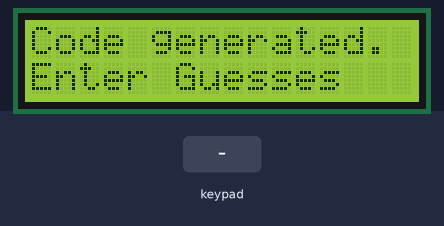
Recording of a sketch running on a simulated Arduino Uno, built with avr-gcc and run on an emulated ATmega328P. Parts: 16×2 character LCD. The test bench sets the inputs (shaded band). Random numbers use the default seed unless the sketch sets one; what the sketch prints to the serial monitor is not drawn.

Above: at 12.2 s.
14.4 s: keypad keys 3 2 1 0 # pressed 0.4 s apart
At 17.5 s:
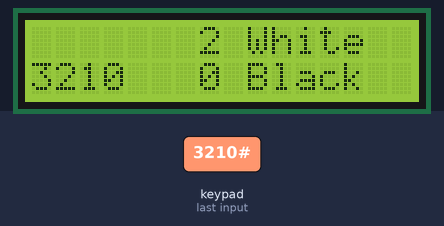
17.9 s: key '1' pressed
At 19.1 s:
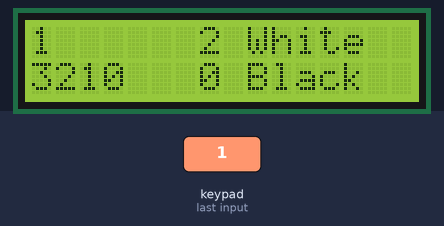
19.4 s: key '2' pressed
At 20.5 s:
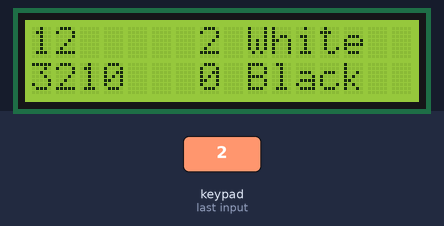
20.9 s: keypad keys 3 2 1 0 pressed 0.4 s apart
At 22.2 s:
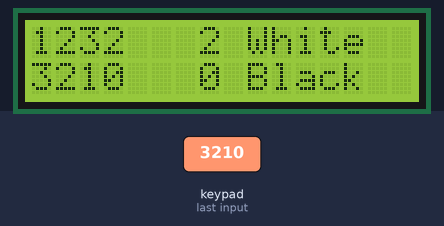
Timing chart, 0 to 23.9 s (numbered marks = the images above; inputs shaded):
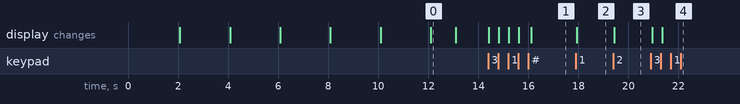

The sketch:

MasterMind.ino
```cpp
#include <Keypad.h>
#include <LiquidCrystal.h>
#include "Keypad.h"

LiquidCrystal lcd(7, 8, 9, 10, 11, 12); // pins for RS, E, DB4, DB5, DB6, DB7

const byte ROWS = 4;
const byte COLS = 3;
char keys[ROWS][COLS]=
  { {'1','2','3'},
    {'4','5','6' },
    {'7','8','9'},
    {'*','0','#'}};
byte rowPins[ROWS] = {3, 2, 1, 0};
byte colPins[COLS] = {6, 5, 4};

Keypad keypad = Keypad(makeKeymap(keys), rowPins, colPins, ROWS, COLS);
int z=0;


//code and its buffer
int code[4];
int codeBuffer[4];

//input and its buffer
int input[4] = {0,0,0,0};
int guess[4];

int turns = 10;
int wp = 0;
int bp = 0;
bool solved = false;

//The most difficult thing was discovering the fact that there were no such thing as local variables
//It took me about 2 days to figure out that was the reason most of my stuff was still untestable


void setup()
{
  int code[4];
  int codeBuffer[4];

//input and its buffer
  int input[4] = {0,0,0,0};
  int guess[4];

  int turns = 10;
  int wp = 0;
  int bp = 0;
  bool solved = false;
  Serial.begin(9600);
  lcd.begin(16, 2);
  randomSeed(analogRead(0));

  lcd.clear();
  lcd.setCursor(1,0);
  lcd.print("Welcome to");
  lcd.setCursor(3,1);
  lcd.print("Mastermind!");
  delay(2000);

  lcd.clear();
  lcd.setCursor(0,0);
  lcd.print("Black is correct");
  lcd.setCursor(3,1);
  lcd.print("number");
  delay(2000);

  lcd.clear();
  lcd.setCursor(0,0);
  lcd.print("White is correct");
  lcd.setCursor(3,1);
  lcd.print("num and position");
  delay(2000);

  lcd.clear();
  lcd.setCursor(0,0);
  lcd.print("* to reset guess");
  lcd.setCursor(0,1);
  lcd.print("# to enter guess");
  delay(2000);

  lcd.clear();
  lcd.setCursor(0,0);
  lcd.print("Enter only Nums in");
  lcd.setCursor(0,1);
  lcd.print("1 thru 6");
  delay(2000);

  lcd.clear();
  lcd.setCursor(0,0);
  lcd.print("10 Guesses total");
  lcd.setCursor(0,1);
  lcd.print("Have Fun!");
  delay(2000);

  generateCode();

  lcd.clear();
  lcd.setCursor(0,0);
  lcd.print("Code generated.");
  lcd.setCursor(0,1);
  lcd.print("Enter Guesses");
  delay(1000);
  lcd.clear();

  lcd.setCursor(0,0);
}

void generateCode()
{
  for (int i = 0; i < 4; i = i + 1)
  {
    code[i] = random(1,7);
    Serial.print(code[i]);
  }
}

void clue()
{
  wp = 0;
  bp = 0;
  //creates the buffers
  for (int i = 0; i < 4; i = i + 1)
  {
    //for whatever reason, 48 is the correction number
    guess[i] = input[i]-48;
    codeBuffer[i] = code[i];
  }
  for (int i = 0; i < 4; i = i + 1)
  {
    if (codeBuffer[i]==guess[i])
    {
      wp = wp + 1;
      guess[i] = 0;
      codeBuffer[i] = -1;
    }
  }

  for (int i = 0; i < 4; i = i + 1)
  {
    for (int j = 0; j < 4; j = j + 1)
    {
      if (codeBuffer[i]==guess[j])
      {
        bp = bp + 1;
        guess[j] = 0;
        codeBuffer[i] = -1;
      }
    }
  }
  //Print last guess undeneith and cleans up old space
  lcd.setCursor(0,1);
  for (int i = 0; i < 4; i = i + 1)
  {
    lcd.print(input[i]-48);
  }
  lcd.setCursor(0,0);
  for (int i = 0; i < 4; i = i + 1)
  {
    lcd.print(' ');
  }

  lcd.setCursor(7,0);
  lcd.print(wp);
  lcd.print(" White");

  lcd.setCursor(7,1);
  lcd.print(bp);
  lcd.print(" Black");

  if (wp==4)
  {
    solved = true;
    lcd.clear();
    lcd.setCursor(4,0);
    lcd.print("SOLVED");
  }

  lcd.setCursor(0,0);
}

void readKeypad()
{
  delay(100);
  char key = keypad.getKey();
  if (key != NO_KEY)
  {
    switch(key)
    {
      case '*':
        lcd.clear();

        lcd.setCursor(0,1);
        for (int i = 0; i < 4; i = i + 1)
        {
          lcd.print(input[i]-48);
        }

        lcd.setCursor(0,0);
        for (int i = 0; i < 4; i = i + 1)
        {
          lcd.print(' ');
        }

        lcd.setCursor(7,0);
        lcd.print(wp);
        lcd.print(" White");

        lcd.setCursor(7,1);
        lcd.print(bp);
        lcd.print(" Black");
        lcd.setCursor(0,0);
        z=0;
        break;
      case '#':
        delay(100); // removes the possibility of switch bounce
        clue();
        z=0;
        turns = turns-1;
        break;
      default:
        if (z<4)
        {
          input[z]=key;
          lcd.print(input[z]-48);
          z++;
        }
    }
  }
}

void loop()
{
  while ((not solved) and (turns != 0))
  {
    readKeypad();
  }
  if (not solved)
  {
    lcd.clear();
    lcd.setCursor(4,0);
    lcd.print("FAILED");
    lcd.setCursor(0,1);
    lcd.print("Hit UNO reset Button");
  }
  //No other clean way to end, for some reason, stuff would seriously mess up if I tried a loop to do the setup and play again.
  delay(10000000);
}
```

Measured:
- after the input at 14.4 s, the display: first changes at once (image 1 shows a later state)
- after the input at 17.9 s, the display: changes at once (image 2)
- after the input at 19.4 s, the display: changes at once (image 3)
- after the input at 20.9 s, the display: first changes at once (image 4 shows a later state)
- what the display in image 0 shows lasts 1.0 s, from 12.1 s to 13.1 s
